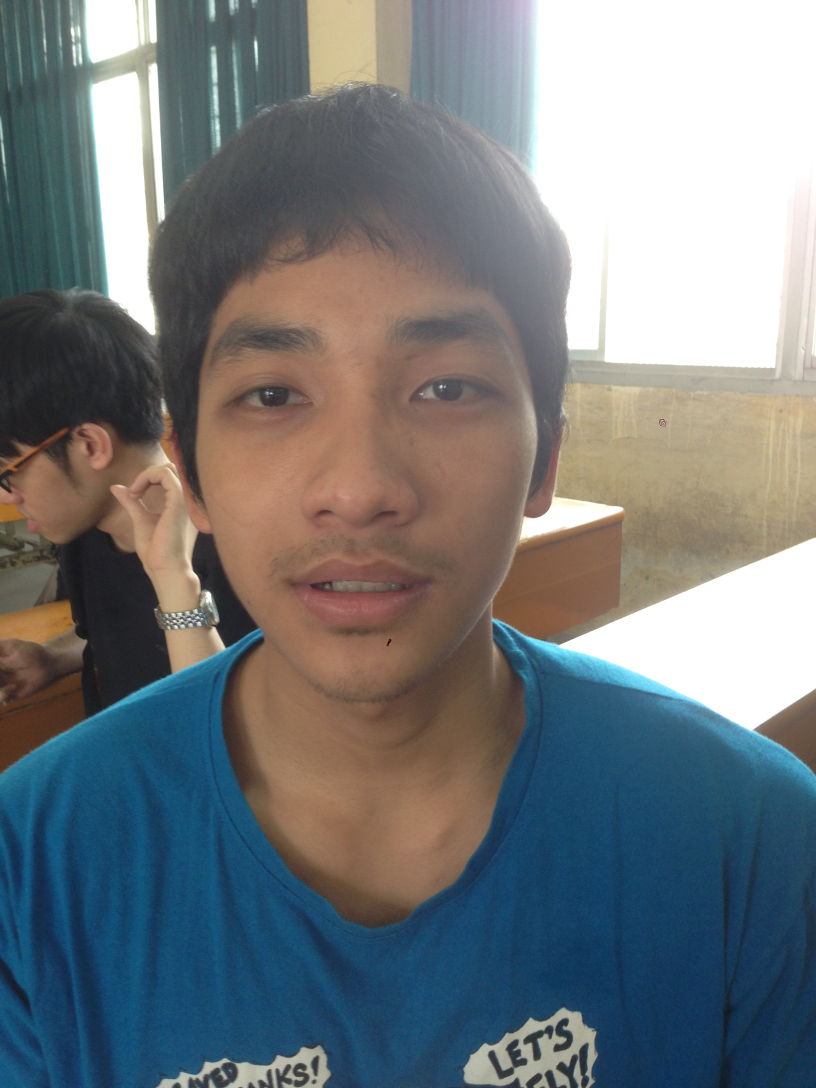
#> input picture Face Recognition/images/Bao/bao11.JPG, 2448 x 3264 px (shown at 1/3 size)
$ python resize.py
#> lines starting #> are read from the running program, lines starting #| are printed output that depends on the picture
import cv2
import imutils
import os

for root, dirs, files in os.walk("images"):
    for dir in dirs:
        dir_path = os.path.join(root, dir)
        for file in os.listdir(dir_path):
            file = os.path.join(dir_path, file)
            img = cv2.imread(file, 1)
#> img is the input picture: shape (3264, 2448, 3); mean B, G, R 124.5, 121.5, 116
            img = imutils.resize(img, width=500)
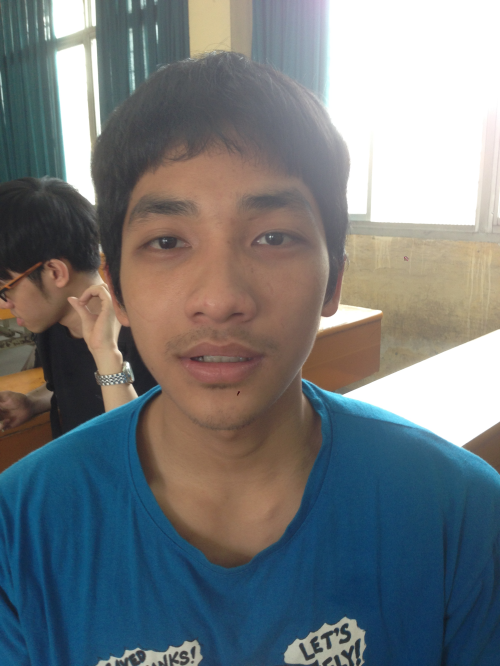
#> img: shape (666, 500, 3); mean B, G, R 124.5, 121.5, 116
            cv2.imwrite(file, img)
